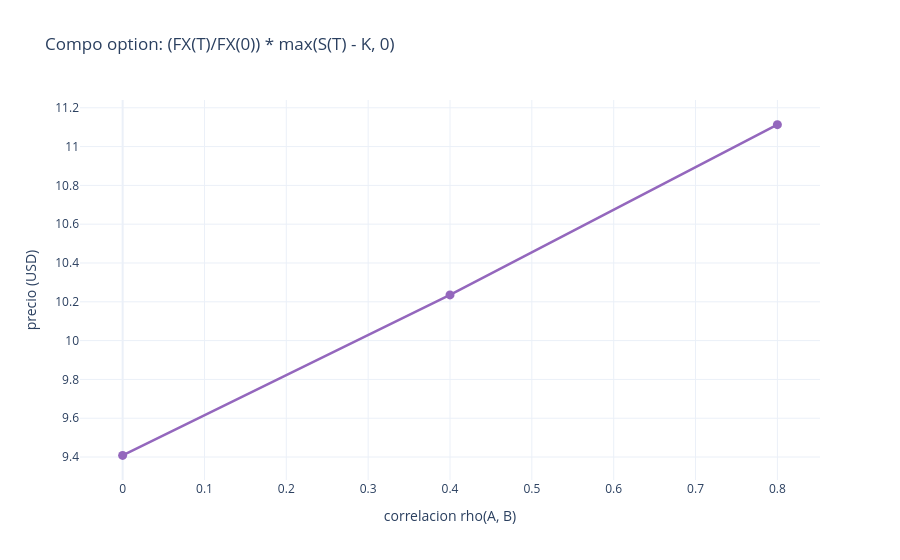

Notebook source saved alongside this figure:
### Markdown cell above
## 5. "Quanto-style": compo option (no un quanto de tipo fijo)

Un quanto clasico paga `FX_fijo * max(S_extranjero(T) - K, 0)` con un tipo de cambio FIJADO de
antemano -- para que ese precio sea correcto bajo la medida domestica hace falta un ajuste de
DRIFT del activo extranjero (`-rho * sigma_S * sigma_FX`, la "correccion quanto") que compense la
correlacion entre `S` y el FX. **`GbmBasket` no implementa ese ajuste de drift** (cada activo se
simula con su propio `r_i - q_i`, sin termino cruzado, ver la nota de la Fase 3 mas arriba) --
fingir que el resultado de abajo es un quanto de tipo fijo real seria exactamente el tipo de
aproximacion oculta que este motor evita en todos sus demas modulos.

En su lugar, este notebook usa una estructura que SI se precia correctamente con la dinamica
conjunta que `GbmBasket` simula, sin necesitar ningun ajuste de drift: un **compo option**, que
liquida en el PRODUCTO del activo extranjero y el tipo de cambio REALIZADO en `T` (en vez de un
tipo de cambio fijo):

`payoff = (FX(T) / FX(0)) * max(S(T) - K, 0)`

Aqui `FX` es un segundo observable simulado junto a `S` con su propia correlacion. Igual que el
basket call, mas correlacion entre `S` y `FX` aumenta la covarianza `Cov(FX(T), max(S(T)-K,0))`
(cuando `S` sube tambien tiende a subir `FX`, amplificando el pago) -- el precio del compo debe
SUBIR con la correlacion.

### Code cell
OBS_FX = "FX.USD.FOREIGN"
FX0, SIGMA_FX = 1.0, 0.15
K_COMPO = S0 * 1.05


def compo_model(rho: float):
    return qd.GbmBasket(
        observables=[OBS_A, OBS_FX],
        s0=[S0, FX0],
        r=[R, R],
        q=[Q_DIV, 0.0],
        sigma=[SIGMA, SIGMA_FX],
        correlation=[[1.0, rho], [rho, 1.0]],
    )


compo_contract = qd.when(
    T,
    qd.cashflow(
        "USD",
        (qd.fixing(OBS_FX, T) / FX0) * qd.maximum(qd.fixing(OBS_A, T) - K_COMPO, 0.0),
    ),
)

compo_prices = [price_basket(compo_contract, f"COMPO_{rho}", compo_model(rho)) for rho in CORRELATIONS]

plot_correlation_curves(
    [("compo option", compo_prices, COLOR_COMPO)],
    "Compo option: (FX(T)/FX(0)) * max(S(T) - K, 0)",
)

for rho, price in zip(CORRELATIONS, compo_prices):
    print(f"rho={rho:+.2f}  compo option = {price:.4f}")

assert compo_prices == sorted(compo_prices), "el compo option deberia subir con la correlacion"
print("\nConfirmado: el compo sube con la correlacion, mismo signo cualitativo que el basket call de la seccion 2.")

### Figure 1 — Plotly figure (JSON) as saved in the notebook; plotly's stock layout.template omitted (floating-point values rounded to 4 significant figures)
{"data": [{"hovertemplate": "rho=%{x:+.2f}<br>compo option=%{y:.4f}<extra></extra>", "line": {"color": "#9467bd", "width": 2.5}, "marker": {"size": 9}, "mode": "lines+markers", "name": "compo option", "type": "scatter", "x": [0.0, 0.4, 0.8], "y": [9.408, 10.24, 11.11]}], "layout": {"hovermode": "x unified", "legend": {"orientation": "h", "x": 0, "xanchor": "left", "y": 1.02, "yanchor": "bottom"}, "title": {"text": "Compo option: (FX(T)/FX(0)) * max(S(T) - K, 0)"}, "xaxis": {"title": {"text": "correlacion rho(A, B)"}}, "yaxis": {"title": {"text": "precio (USD)"}}}}
